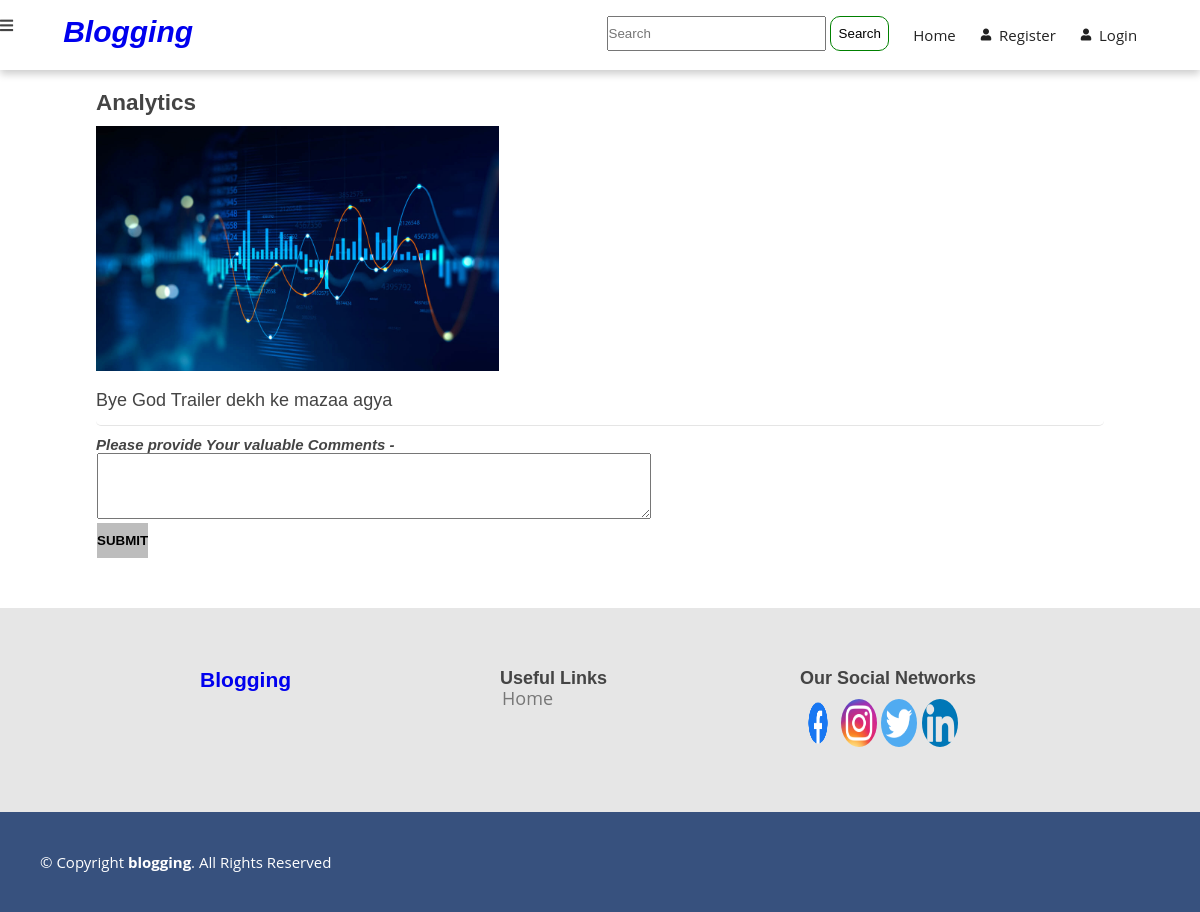
The page /article.php?Heading=q1&id=15 on the database as committed earlier.
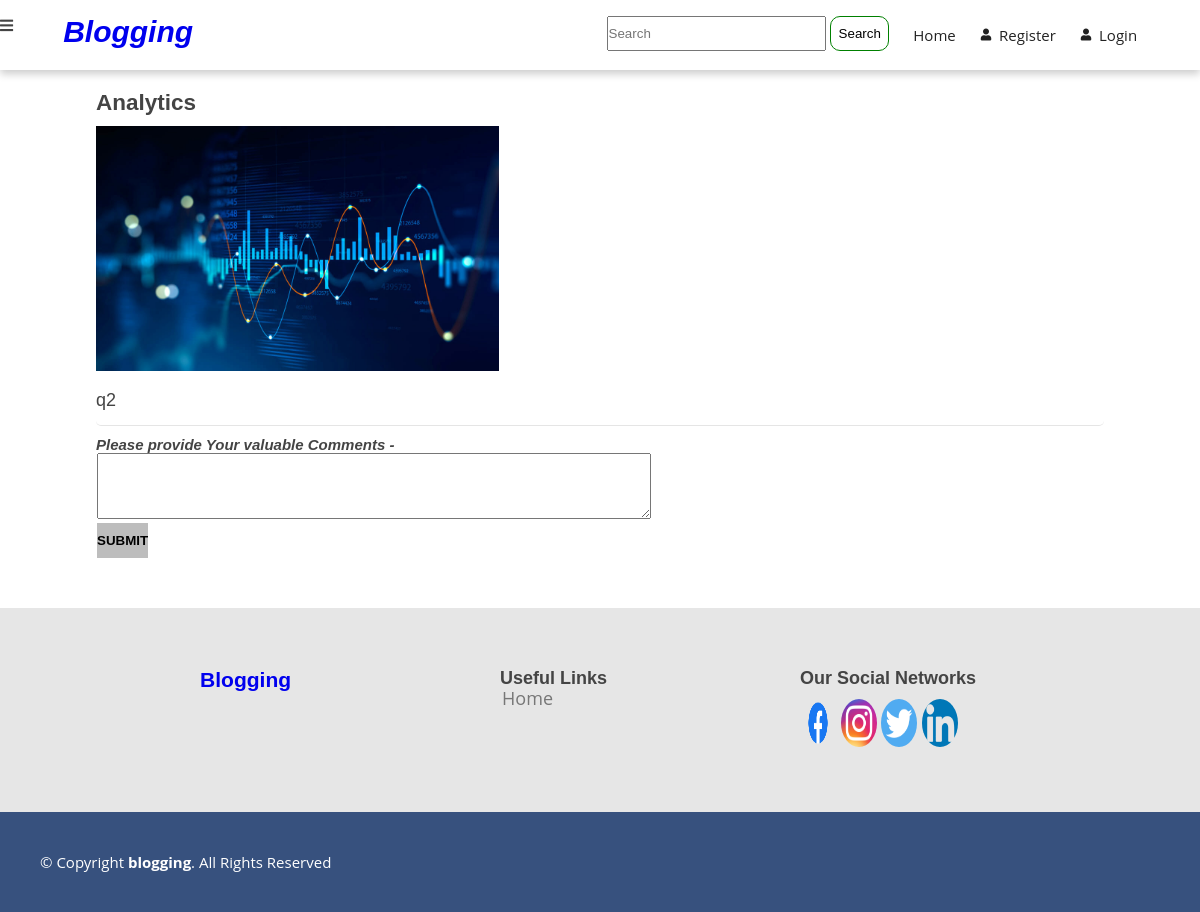
The same page on the database as committed later.
### tables this page shows
CREATE TABLE `blog` (
  `id` int(11) NOT NULL,
  `userid` int(20) NOT NULL,
  `Heading` varchar(20) NOT NULL,
  `image` varchar(300) NOT NULL,
  `content` varchar(2000) NOT NULL
);

### article.php (the view, shortened to what this page needs)
<?php
include './header.php';
include ("connection.php");
   $a = $_GET['id'];
?>
<div class="blogbox">
         <?php
            $sql = "select * from blog where id='$a'";
            $result = mysqli_query($conn,$sql);
               if($result->num_rows > 0)
               {
                  while ($row = mysqli_fetch_assoc($result))
                  {
                     $content = $row['content'];
                  }
               }
         ?>
         <h2>Analytics</h2>
         <img class="blogimage"  src="images/analyticblog.jpeg" alt="Responsive image" >
         <p><?php echo $content;?></p>
      </div>
      <div class="blogcommentsection">
         <form action="">
            <p><b><i>Please provide Your valuable Comments - </i></b></p>
            <textarea class="blogcommentbox" id="comments" name=""></textarea>
            <br>
            <button type="button" class="btn btn-primary"  onclick="thankyou()" value="Submit">SUBMIT</button>
         </form>
      </div>
<?php include 'footer.php';?>

Rows that differ between the two databases and show on the page:
changed blog: content "Bye God Trailer dekh ke mazaa agya" → "q2"
